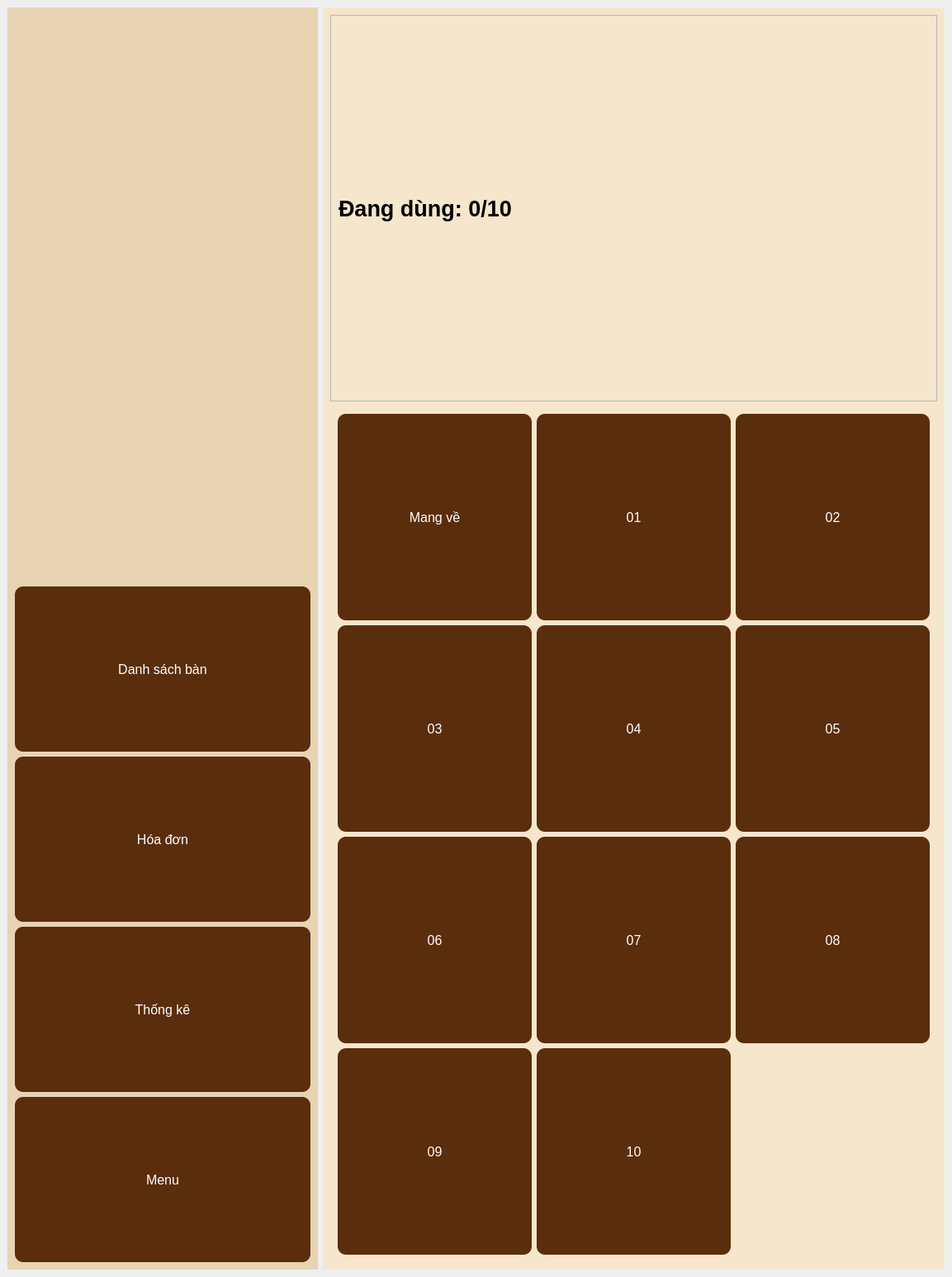
<?xml version="1.0" encoding="UTF-8"?>
<ui version="4.0">
 <class>MainWindow</class>
 <widget class="QMainWindow" name="MainWindow">
  <property name="geometry">
   <rect>
    <x>0</x>
    <y>0</y>
    <width>1153</width>
    <height>1546</height>
   </rect>
  </property>
  <property name="windowTitle">
   <string>Quản lý bán</string>
  </property>
  <property name="styleSheet">
   <string notr="true">QPushButton {
    background-color: #5a2d0c;
    color: white;
    border-radius: 10px;
    padding: 10px;
}
QPushButton:hover {
    background-color: #7a3f14;
}
QFrame#sidebar {
    background-color: #e8d3b3;
}
QFrame#main_area {
    background-color: #f5e6cc;
}</string>
  </property>
  <widget class="QWidget" name="centralwidget">
   <layout class="QHBoxLayout" name="horizontalLayout" stretch="1,2">
    <item>
     <widget class="QFrame" name="sidebar">
      <layout class="QVBoxLayout" name="verticalLayout">
       <item>
        <widget class="QLabel" name="logo">
         <property name="text">
          <string/>
         </property>
         <property name="pixmap">
          <pixmap>D:/16edaf03-df12-4f77-90d0-a4496ceb8155.jpg</pixmap>
         </property>
         <property name="alignment">
          <set>Qt::AlignCenter</set>
         </property>
        </widget>
       </item>
       <item>
        <widget class="QPushButton" name="btn_ban_2">
         <property name="minimumSize">
          <size>
           <width>100</width>
           <height>200</height>
          </size>
         </property>
         <property name="font">
          <font>
           <pointsize>12</pointsize>
          </font>
         </property>
         <property name="text">
          <string>Danh sách bàn</string>
         </property>
        </widget>
       </item>
       <item>
        <widget class="QPushButton" name="btn_ban">
         <property name="minimumSize">
          <size>
           <width>100</width>
           <height>200</height>
          </size>
         </property>
         <property name="font">
          <font>
           <pointsize>12</pointsize>
          </font>
         </property>
         <property name="text">
          <string>Hóa đơn</string>
         </property>
        </widget>
       </item>
       <item>
        <widget class="QPushButton" name="btn_tk">
         <property name="minimumSize">
          <size>
           <width>100</width>
           <height>200</height>
          </size>
         </property>
         <property name="font">
          <font>
           <pointsize>12</pointsize>
          </font>
         </property>
         <property name="text">
          <string>Thống kê</string>
         </property>
        </widget>
       </item>
       <item>
        <widget class="QPushButton" name="btn_logout">
         <property name="minimumSize">
          <size>
           <width>100</width>
           <height>200</height>
          </size>
         </property>
         <property name="font">
          <font>
           <pointsize>12</pointsize>
          </font>
         </property>
         <property name="styleSheet">
          <string notr="true"/>
         </property>
         <property name="text">
          <string>Menu</string>
         </property>
        </widget>
       </item>
      </layout>
     </widget>
    </item>
    <item>
     <widget class="QFrame" name="main_area">
      <layout class="QGridLayout" name="gridLayout">
       <item row="1" column="0">
        <widget class="QFrame" name="table_frame">
         <layout class="QGridLayout">
          <item row="3" column="1">
           <widget class="QPushButton" name="btn_10">
            <property name="minimumSize">
             <size>
              <width>100</width>
              <height>250</height>
             </size>
            </property>
            <property name="font">
             <font>
              <pointsize>12</pointsize>
             </font>
            </property>
            <property name="text">
             <string>10</string>
            </property>
           </widget>
          </item>
          <item row="0" column="1">
           <widget class="QPushButton" name="btn_01">
            <property name="minimumSize">
             <size>
              <width>100</width>
              <height>250</height>
             </size>
            </property>
            <property name="font">
             <font>
              <pointsize>12</pointsize>
             </font>
            </property>
            <property name="text">
             <string>01</string>
            </property>
           </widget>
          </item>
          <item row="1" column="0">
           <widget class="QPushButton" name="btn_03">
            <property name="minimumSize">
             <size>
              <width>100</width>
              <height>250</height>
             </size>
            </property>
            <property name="font">
             <font>
              <pointsize>12</pointsize>
             </font>
            </property>
            <property name="text">
             <string>03</string>
            </property>
           </widget>
          </item>
          <item row="2" column="1">
           <widget class="QPushButton" name="btn_07">
            <property name="minimumSize">
             <size>
              <width>100</width>
              <height>250</height>
             </size>
            </property>
            <property name="font">
             <font>
              <pointsize>12</pointsize>
             </font>
            </property>
            <property name="text">
             <string>07</string>
            </property>
           </widget>
          </item>
          <item row="2" column="2">
           <widget class="QPushButton" name="btn_08">
            <property name="minimumSize">
             <size>
              <width>100</width>
              <height>250</height>
             </size>
            </property>
            <property name="font">
             <font>
              <pointsize>12</pointsize>
             </font>
            </property>
            <property name="text">
             <string>08</string>
            </property>
           </widget>
          </item>
          <item row="1" column="2">
           <widget class="QPushButton" name="btn_05">
            <property name="minimumSize">
             <size>
              <width>100</width>
              <height>250</height>
             </size>
            </property>
            <property name="font">
             <font>
              <pointsize>12</pointsize>
             </font>
            </property>
            <property name="text">
             <string>05</string>
            </property>
           </widget>
          </item>
          <item row="2" column="0">
           <widget class="QPushButton" name="btn_06">
            <property name="minimumSize">
             <size>
              <width>100</width>
              <height>250</height>
             </size>
            </property>
            <property name="font">
             <font>
              <pointsize>12</pointsize>
             </font>
            </property>
            <property name="text">
             <string>06</string>
            </property>
           </widget>
          </item>
          <item row="0" column="0">
           <widget class="QPushButton" name="btn_takeaway">
            <property name="minimumSize">
             <size>
              <width>100</width>
              <height>250</height>
             </size>
            </property>
            <property name="font">
             <font>
              <pointsize>12</pointsize>
             </font>
            </property>
            <property name="text">
             <string>Mang về</string>
            </property>
           </widget>
          </item>
          <item row="0" column="2">
           <widget class="QPushButton" name="btn_02">
            <property name="minimumSize">
             <size>
              <width>100</width>
              <height>250</height>
             </size>
            </property>
            <property name="font">
             <font>
              <pointsize>12</pointsize>
             </font>
            </property>
            <property name="text">
             <string>02</string>
            </property>
           </widget>
          </item>
          <item row="1" column="1">
           <widget class="QPushButton" name="btn_04">
            <property name="minimumSize">
             <size>
              <width>100</width>
              <height>250</height>
             </size>
            </property>
            <property name="font">
             <font>
              <pointsize>12</pointsize>
             </font>
            </property>
            <property name="text">
             <string>04</string>
            </property>
           </widget>
          </item>
          <item row="3" column="0">
           <widget class="QPushButton" name="btn_09">
            <property name="minimumSize">
             <size>
              <width>100</width>
              <height>250</height>
             </size>
            </property>
            <property name="font">
             <font>
              <pointsize>12</pointsize>
             </font>
            </property>
            <property name="text">
             <string>09</string>
            </property>
           </widget>
          </item>
         </layout>
        </widget>
       </item>
       <item row="0" column="0">
        <widget class="QFrame" name="frame">
         <property name="minimumSize">
          <size>
           <width>20</width>
           <height>15</height>
          </size>
         </property>
         <property name="frameShape">
          <enum>QFrame::StyledPanel</enum>
         </property>
         <property name="frameShadow">
          <enum>QFrame::Raised</enum>
         </property>
         <layout class="QHBoxLayout" name="horizontalLayout_2">
          <item>
           <widget class="QLabel" name="label_2">
            <property name="font">
             <font>
              <pointsize>20</pointsize>
              <weight>75</weight>
              <bold>true</bold>
             </font>
            </property>
            <property name="text">
             <string>Đang dùng: 0/10</string>
            </property>
           </widget>
          </item>
         </layout>
        </widget>
       </item>
      </layout>
     </widget>
    </item>
   </layout>
  </widget>
 </widget>
 <resources/>
 <connections/>
</ui>
